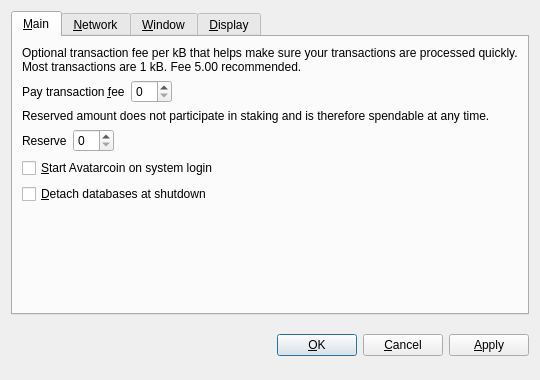
<?xml version="1.0" encoding="UTF-8"?>
<ui version="4.0">
 <class>OptionsDialog</class>
 <widget class="QDialog" name="OptionsDialog">
  <property name="geometry">
   <rect>
    <x>0</x>
    <y>0</y>
    <width>540</width>
    <height>380</height>
   </rect>
  </property>
  <property name="windowTitle">
   <string>Options</string>
  </property>
  <property name="modal">
   <bool>true</bool>
  </property>
  <layout class="QVBoxLayout" name="verticalLayout">
   <item>
    <widget class="QTabWidget" name="tabWidget">
     <property name="tabPosition">
      <enum>QTabWidget::North</enum>
     </property>
     <property name="currentIndex">
      <number>0</number>
     </property>
     <widget class="QWidget" name="tabMain">
      <attribute name="title">
       <string>&amp;Main</string>
      </attribute>
      <layout class="QVBoxLayout" name="verticalLayout_Main">
       <item>
        <widget class="QLabel" name="transactionFeeInfoLabel">
         <property name="text">
          <string>Optional transaction fee per kB that helps make sure your transactions are processed quickly. Most transactions are 1 kB. Fee 5.00 recommended.</string>
         </property>
         <property name="textFormat">
          <enum>Qt::PlainText</enum>
         </property>
         <property name="wordWrap">
          <bool>true</bool>
         </property>
        </widget>
       </item>
       <item>
        <layout class="QHBoxLayout" name="horizontalLayoutFee">
         <item>
          <widget class="QLabel" name="transactionFeeLabel">
           <property name="text">
            <string>Pay transaction &amp;fee</string>
           </property>
           <property name="textFormat">
            <enum>Qt::PlainText</enum>
           </property>
           <property name="buddy">
            <cstring>transactionFee</cstring>
           </property>
          </widget>
         </item>
         <item>
          <widget class="BitcoinAmountField" name="transactionFee"/>
         </item>
         <item>
          <spacer name="horizontalSpacerFee">
           <property name="orientation">
            <enum>Qt::Horizontal</enum>
           </property>
           <property name="sizeHint" stdset="0">
            <size>
             <width>40</width>
             <height>20</height>
            </size>
           </property>
          </spacer>
         </item>
        </layout>
       </item>
       <item>
        <widget class="QLabel" name="reserveBalanceInfoLabel">
         <property name="text">
          <string>Reserved amount does not participate in staking and is therefore spendable at any time.</string>
         </property>
         <property name="textFormat">
          <enum>Qt::PlainText</enum>
         </property>
         <property name="wordWrap">
          <bool>true</bool>
         </property>
        </widget>
       </item>
       <item>
        <layout class="QHBoxLayout" name="horizontalLayoutReserveBalance">
         <item>
          <widget class="QLabel" name="reserveBalanceLabel">
           <property name="text">
            <string>Reserve</string>
           </property>
           <property name="textFormat">
            <enum>Qt::PlainText</enum>
           </property>
           <property name="buddy">
            <cstring>reserveBalance</cstring>
           </property>
          </widget>
         </item>
         <item>
          <widget class="BitcoinAmountField" name="reserveBalance"/>
         </item>
         <item>
          <spacer name="horizontalSpacerReserveBalance">
           <property name="orientation">
            <enum>Qt::Horizontal</enum>
           </property>
           <property name="sizeHint" stdset="0">
            <size>
             <width>40</width>
             <height>20</height>
            </size>
           </property>
          </spacer>
         </item>
        </layout>
       </item>
       <item>
        <widget class="QCheckBox" name="bitcoinAtStartup">
         <property name="toolTip">
          <string>Automatically start Avatarcoin after logging in to the system.</string>
         </property>
         <property name="text">
          <string>&amp;Start Avatarcoin on system login</string>
         </property>
        </widget>
       </item>
       <item>
        <widget class="QCheckBox" name="detachDatabases">
         <property name="toolTip">
          <string>Detach block and address databases at shutdown. This means they can be moved to another data directory, but it slows down shutdown. The wallet is always detached.</string>
         </property>
         <property name="text">
          <string>&amp;Detach databases at shutdown</string>
         </property>
        </widget>
       </item>
       <item>
        <spacer name="verticalSpacer_Main">
         <property name="orientation">
          <enum>Qt::Vertical</enum>
         </property>
         <property name="sizeHint" stdset="0">
          <size>
           <width>20</width>
           <height>40</height>
          </size>
         </property>
        </spacer>
       </item>
      </layout>
     </widget>
     <widget class="QWidget" name="tabNetwork">
      <attribute name="title">
       <string>&amp;Network</string>
      </attribute>
      <layout class="QVBoxLayout" name="verticalLayout_Network">
       <item>
        <widget class="QCheckBox" name="mapPortUpnp">
         <property name="toolTip">
          <string>Automatically open the Avatarcoin client port on the router. This only works when your router supports UPnP and it is enabled.</string>
         </property>
         <property name="text">
          <string>Map port using &amp;UPnP</string>
         </property>
        </widget>
       </item>
       <item>
        <widget class="QCheckBox" name="connectSocks">
         <property name="toolTip">
          <string>Connect to the Avatarcoin network through a SOCKS proxy (e.g. when connecting through Tor).</string>
         </property>
         <property name="text">
          <string>&amp;Connect through SOCKS proxy:</string>
         </property>
        </widget>
       </item>
       <item>
        <layout class="QHBoxLayout" name="horizontalLayout_Network">
         <item>
          <widget class="QLabel" name="proxyIpLabel">
           <property name="text">
            <string>Proxy &amp;IP:</string>
           </property>
           <property name="textFormat">
            <enum>Qt::PlainText</enum>
           </property>
           <property name="buddy">
            <cstring>proxyIp</cstring>
           </property>
          </widget>
         </item>
         <item>
          <widget class="QValidatedLineEdit" name="proxyIp">
           <property name="maximumSize">
            <size>
             <width>140</width>
             <height>16777215</height>
            </size>
           </property>
           <property name="toolTip">
            <string>IP address of the proxy (e.g. 127.0.0.1)</string>
           </property>
          </widget>
         </item>
         <item>
          <widget class="QLabel" name="proxyPortLabel">
           <property name="text">
            <string>&amp;Port:</string>
           </property>
           <property name="textFormat">
            <enum>Qt::PlainText</enum>
           </property>
           <property name="buddy">
            <cstring>proxyPort</cstring>
           </property>
          </widget>
         </item>
         <item>
          <widget class="QLineEdit" name="proxyPort">
           <property name="maximumSize">
            <size>
             <width>55</width>
             <height>16777215</height>
            </size>
           </property>
           <property name="toolTip">
            <string>Port of the proxy (e.g. 9050)</string>
           </property>
          </widget>
         </item>
         <item>
          <widget class="QLabel" name="socksVersionLabel">
           <property name="text">
            <string>SOCKS &amp;Version:</string>
           </property>
           <property name="textFormat">
            <enum>Qt::PlainText</enum>
           </property>
           <property name="buddy">
            <cstring>socksVersion</cstring>
           </property>
          </widget>
         </item>
         <item>
          <widget class="QValueComboBox" name="socksVersion">
           <property name="toolTip">
            <string>SOCKS version of the proxy (e.g. 5)</string>
           </property>
          </widget>
         </item>
         <item>
          <spacer name="horizontalSpacer_Network">
           <property name="orientation">
            <enum>Qt::Horizontal</enum>
           </property>
           <property name="sizeHint" stdset="0">
            <size>
             <width>40</width>
             <height>20</height>
            </size>
           </property>
          </spacer>
         </item>
        </layout>
       </item>
       <item>
        <spacer name="verticalSpacer_Network">
         <property name="orientation">
          <enum>Qt::Vertical</enum>
         </property>
         <property name="sizeHint" stdset="0">
          <size>
           <width>20</width>
           <height>40</height>
          </size>
         </property>
        </spacer>
       </item>
      </layout>
     </widget>
     <widget class="QWidget" name="tabWindow">
      <attribute name="title">
       <string>&amp;Window</string>
      </attribute>
      <layout class="QVBoxLayout" name="verticalLayout_Window">
       <item>
        <widget class="QCheckBox" name="minimizeToTray">
         <property name="toolTip">
          <string>Show only a tray icon after minimizing the window.</string>
         </property>
         <property name="text">
          <string>&amp;Minimize to the tray instead of the taskbar</string>
         </property>
        </widget>
       </item>
       <item>
        <widget class="QCheckBox" name="minimizeOnClose">
         <property name="toolTip">
          <string>Minimize instead of exit the application when the window is closed. When this option is enabled, the application will be closed only after selecting Quit in the menu.</string>
         </property>
         <property name="text">
          <string>M&amp;inimize on close</string>
         </property>
        </widget>
       </item>
       <item>
        <spacer name="verticalSpacer_Window">
         <property name="orientation">
          <enum>Qt::Vertical</enum>
         </property>
         <property name="sizeHint" stdset="0">
          <size>
           <width>20</width>
           <height>40</height>
          </size>
         </property>
        </spacer>
       </item>
      </layout>
     </widget>
     <widget class="QWidget" name="tabDisplay">
      <attribute name="title">
       <string>&amp;Display</string>
      </attribute>
      <layout class="QVBoxLayout" name="verticalLayout_Display">
       <item>
        <layout class="QHBoxLayout" name="horizontalLayout_1_Display">
         <item>
          <widget class="QLabel" name="langLabel">
           <property name="text">
            <string>User Interface &amp;language:</string>
           </property>
           <property name="textFormat">
            <enum>Qt::PlainText</enum>
           </property>
           <property name="buddy">
            <cstring>lang</cstring>
           </property>
          </widget>
         </item>
         <item>
          <widget class="QValueComboBox" name="lang">
           <property name="toolTip">
            <string>The user interface language can be set here. This setting will take effect after restarting Avatarcoin.</string>
           </property>
          </widget>
         </item>
        </layout>
       </item>
       <item>
        <layout class="QHBoxLayout" name="horizontalLayout_2_Display">
         <item>
          <widget class="QLabel" name="unitLabel">
           <property name="text">
            <string>&amp;Unit to show amounts in:</string>
           </property>
           <property name="textFormat">
            <enum>Qt::PlainText</enum>
           </property>
           <property name="buddy">
            <cstring>unit</cstring>
           </property>
          </widget>
         </item>
         <item>
          <widget class="QValueComboBox" name="unit">
           <property name="toolTip">
            <string>Choose the default subdivision unit to show in the interface and when sending coins.</string>
           </property>
          </widget>
         </item>
        </layout>
       </item>
       <item>
        <widget class="QCheckBox" name="displayAddresses">
         <property name="toolTip">
          <string>Whether to show Avatarcoin addresses in the transaction list or not.</string>
         </property>
         <property name="text">
          <string>&amp;Display addresses in transaction list</string>
         </property>
        </widget>
       </item>
       <item>
        <widget class="QCheckBox" name="coinControlFeatures">
         <property name="toolTip">
          <string>Whether to show coin control features or not.</string>
         </property>
         <property name="text">
          <string>Display coin &amp;control features (experts only!)</string>
         </property>
        </widget>
       </item>
       <item>
        <spacer name="verticalSpacer_Display">
         <property name="orientation">
          <enum>Qt::Vertical</enum>
         </property>
         <property name="sizeHint" stdset="0">
          <size>
           <width>20</width>
           <height>40</height>
          </size>
         </property>
        </spacer>
       </item>
      </layout>
     </widget>
    </widget>
   </item>
   <item>
    <layout class="QHBoxLayout" name="horizontalLayout_Buttons">
     <item>
      <spacer name="horizontalSpacer_1">
       <property name="orientation">
        <enum>Qt::Horizontal</enum>
       </property>
       <property name="sizeHint" stdset="0">
        <size>
         <width>40</width>
         <height>48</height>
        </size>
       </property>
      </spacer>
     </item>
     <item>
      <widget class="QLabel" name="statusLabel">
       <property name="font">
        <font>
         <weight>75</weight>
         <bold>true</bold>
        </font>
       </property>
       <property name="text">
        <string/>
       </property>
       <property name="textFormat">
        <enum>Qt::PlainText</enum>
       </property>
       <property name="wordWrap">
        <bool>true</bool>
       </property>
      </widget>
     </item>
     <item>
      <spacer name="horizontalSpacer_2">
       <property name="orientation">
        <enum>Qt::Horizontal</enum>
       </property>
       <property name="sizeHint" stdset="0">
        <size>
         <width>40</width>
         <height>48</height>
        </size>
       </property>
      </spacer>
     </item>
     <item>
      <widget class="QPushButton" name="okButton">
       <property name="text">
        <string>&amp;OK</string>
       </property>
      </widget>
     </item>
     <item>
      <widget class="QPushButton" name="cancelButton">
       <property name="text">
        <string>&amp;Cancel</string>
       </property>
       <property name="autoDefault">
        <bool>false</bool>
       </property>
      </widget>
     </item>
     <item>
      <widget class="QPushButton" name="applyButton">
       <property name="text">
        <string>&amp;Apply</string>
       </property>
       <property name="autoDefault">
        <bool>false</bool>
       </property>
      </widget>
     </item>
    </layout>
   </item>
  </layout>
 </widget>
 <customwidgets>
  <customwidget>
   <class>BitcoinAmountField</class>
   <extends>QSpinBox</extends>
   <header>bitcoinamountfield.h</header>
  </customwidget>
  <customwidget>
   <class>QValueComboBox</class>
   <extends>QComboBox</extends>
   <header>qvaluecombobox.h</header>
  </customwidget>
  <customwidget>
   <class>QValidatedLineEdit</class>
   <extends>QLineEdit</extends>
   <header>qvalidatedlineedit.h</header>
  </customwidget>
 </customwidgets>
 <resources/>
 <connections/>
</ui>
